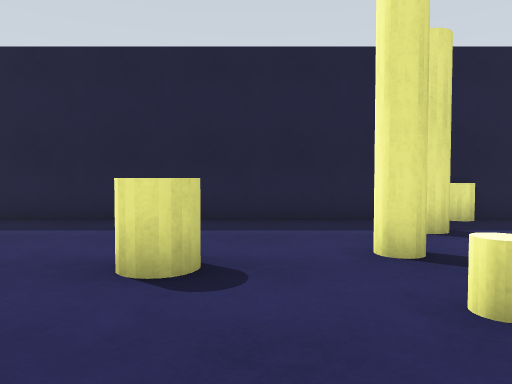
View 1 (above)

22 first-person views from a walk through a robot-simulator world made for Gazebo. The camera is 0.94 m above the floor, tilts 2° down and sees 70° across. The floor is counted in squares, 1 m on a side. Each view is taken from the middle of a square. On the plan, view 1 faces up. The plan holds only what a view shows up to about 13 squares ahead; the rest is blank. The place goes on beyond the plan.

View 2
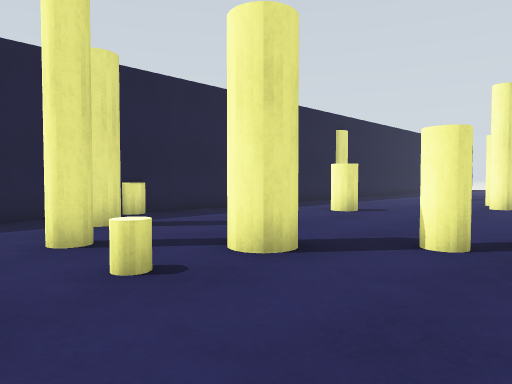

View 3
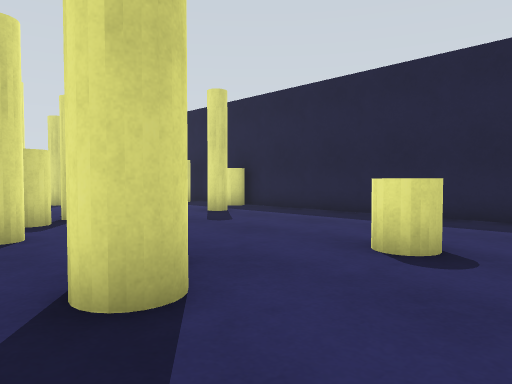

View 4
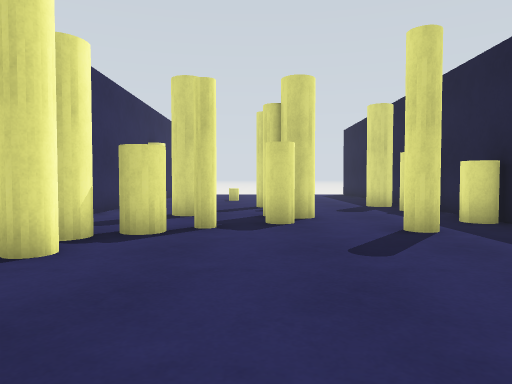

View 5
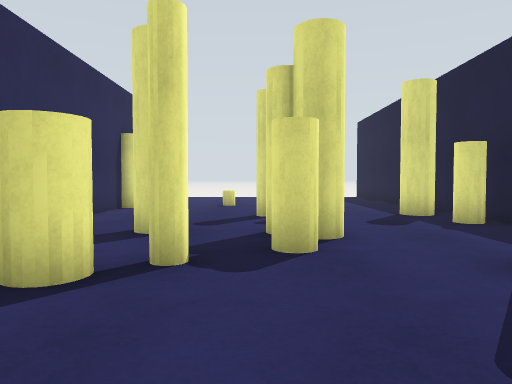

View 6
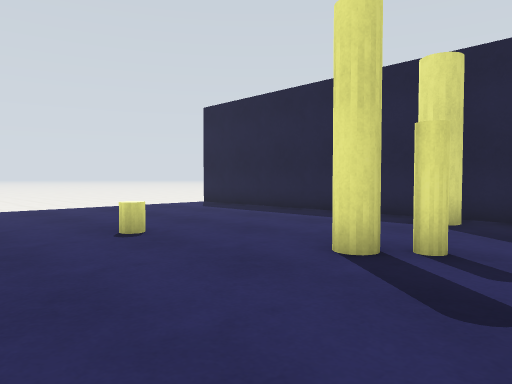

View 7
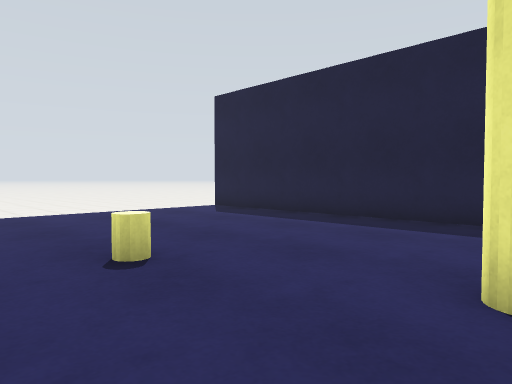

View 8
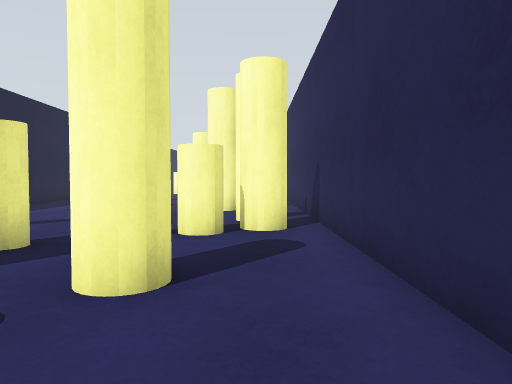

View 9
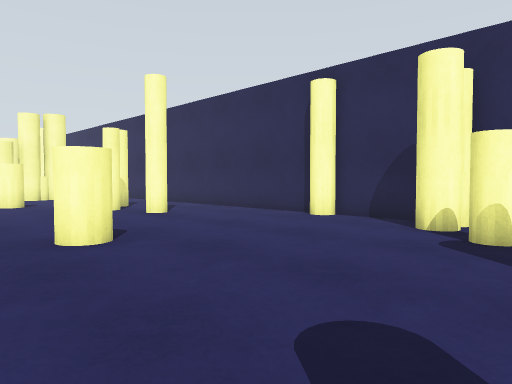

View 10
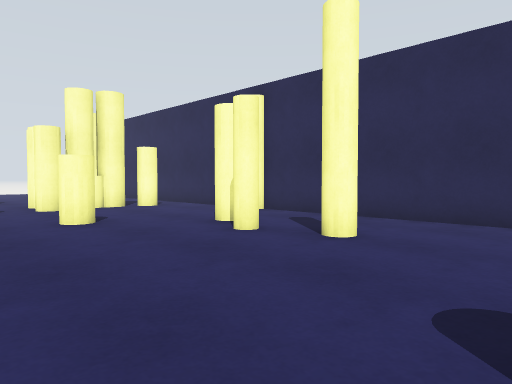

View 11
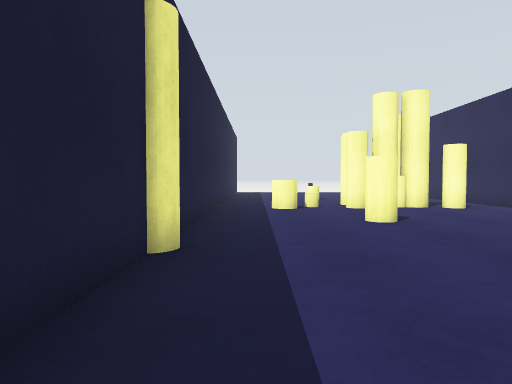

View 12
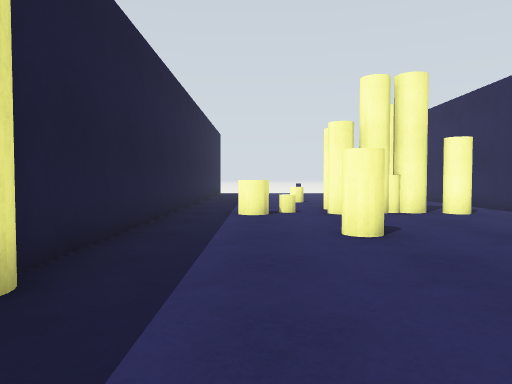

View 13
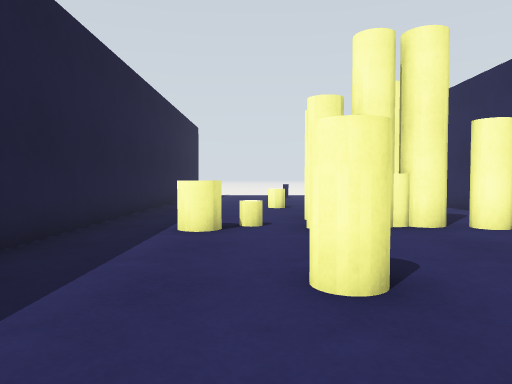

View 14
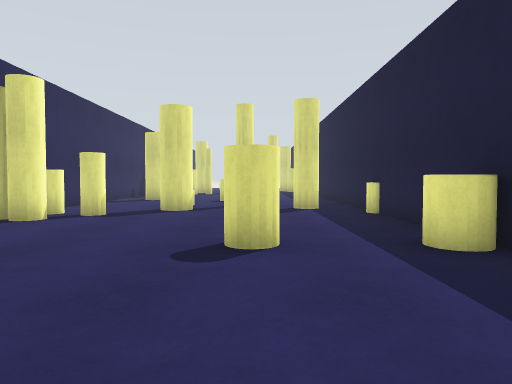

View 15
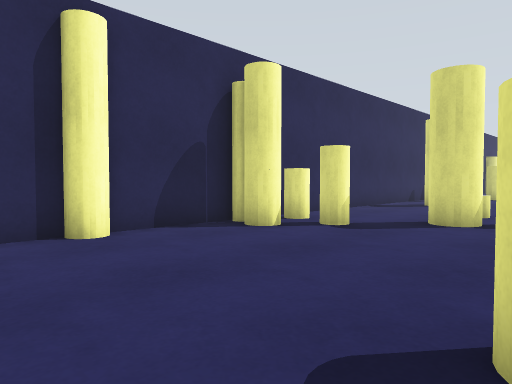

View 16
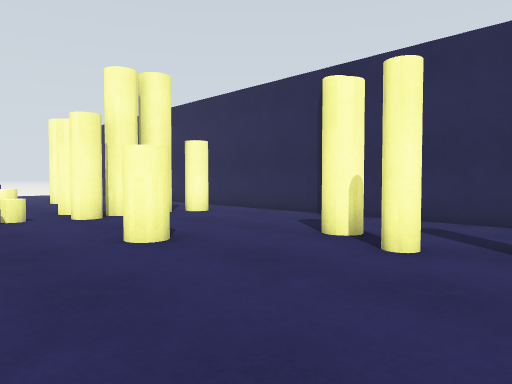

View 17
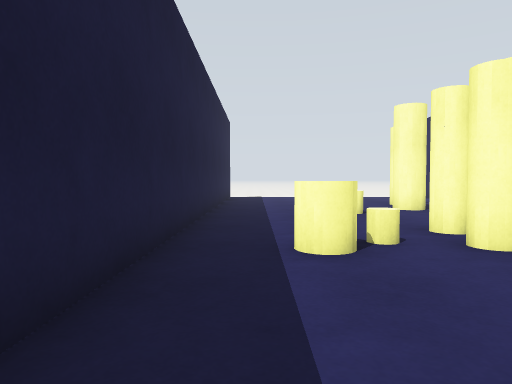

View 18
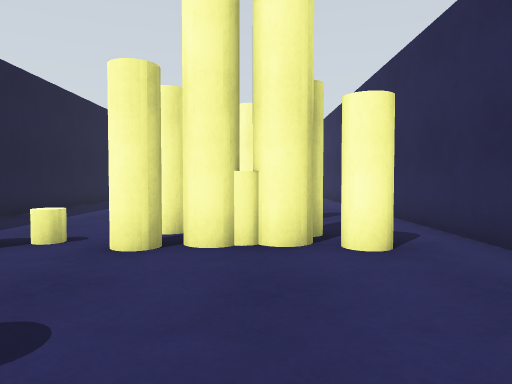

View 19
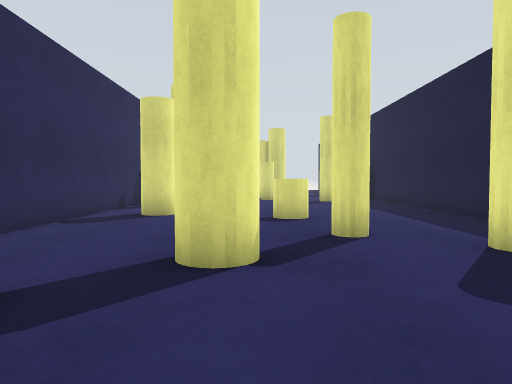

View 20
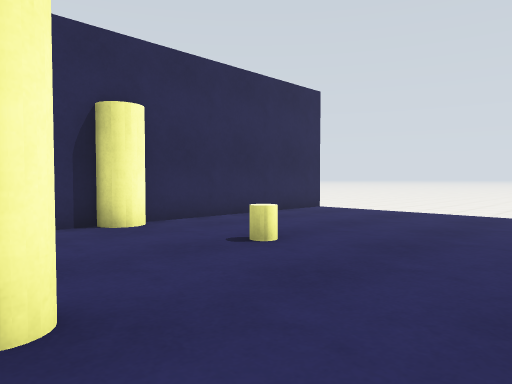

View 21
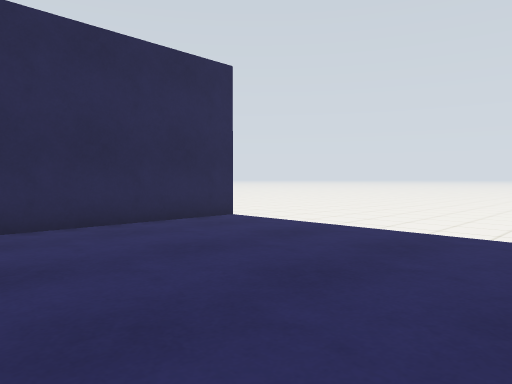

View 22
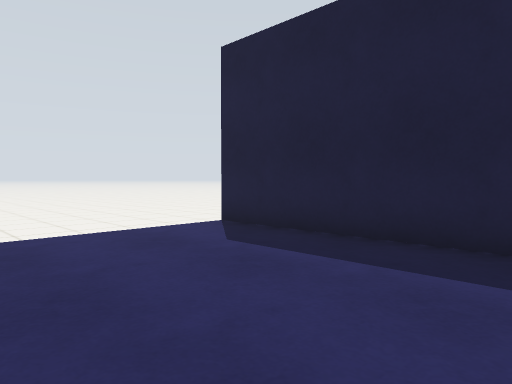

### Floor plan
Points are (right, up) in squares from view 1. A wall is a line through its corners. A room is listed if a view was taken in it or the views show most of it. See-through windows are left out.
Room 1 (views 1, 2, 3, 4, 5, 6, 7, 8, 9, 10, 11, 12, 13, 14, 15, 16, 17, 18, 19, 20, 21, 22)
walls: (6.5, -1.4) (17.2, -1.4); (9.6, 8.4) (-23.5, 8.4); (-15.2, -1.4) (4.4, -1.4); (18.8, -1.4) (26.5, -1.4); (-23.5, -1.4) (-17.6, -1.4); (26.5, 8.4) (11.9, 8.4)
ways out: opening at (-24.5, -2)
objects: yellow cylinder (-17, -2) to (-16, -1); yellow cylinder (-17, 2); yellow pole (-14, 3) to (-13, 3); yellow pole (-14, 7) to (-14, 8); yellow pole (-13, 4); yellow cylinder (-12, 8); yellow pole (-11, 1) to (-10, 1); yellow pole (-11, 3) to (-10, 3); yellow pole (-10, 4); yellow cylinder (-9, 3) to (-9, 4); yellow cylinder (-9, 8); yellow cylinder (-8, 1) to (-7, 1); yellow pole (-8, 2); yellow pole (-8, 6); yellow cylinder (-7, 0); yellow pole (-6, 0); yellow cylinder (-3, 1) to (-2, 1); yellow cylinder (-2, 0); yellow cylinder (-1, 4); yellow cylinder (2, 3); yellow pole (2, 5); yellow cylinder (3, 2) to (4, 3); yellow pole (3, 6) to (3, 7); yellow cylinder (5, -1); yellow cylinder (5, 0) to (5, 1); yellow cylinder (5, 8) to (5, 9); yellow pole (6, -1); yellow pole (6, 0); yellow pole (10, -1); yellow cylinder (10, 5); yellow cylinder (10, 8); yellow pole (13, 2); yellow pole (15, 2); yellow pole (15, 8) to (15, 9); yellow cylinder (16, 1) to (17, 1); yellow pole (18, -2) to (18, -1); yellow cylinder (18, 4); yellow cylinder (22, 0) to (22, 1); yellow pole (22, 2); yellow cylinder (22, 3) to (22, 4); yellow cylinder (22, 5); yellow cylinder (22, 6); yellow pole (23, 1); yellow pole (23, 3); yellow cylinder (24, 3) to (24, 4); yellow pole (25, 1)

Positions as (right, up) in squares from view 1, and headings:
1: (0, 0), facing up
2: (0, -1), facing up-right
3: (1, -1), facing up-left
4: (-1, 3), facing left
5: (-4, 3), facing left
6: (-11, -1), facing up-left
7: (-13, 0), facing up-left
8: (-14, 0), facing right
9: (4, 7), facing down-right
10: (10, 7), facing down-right
11: (10, 7), facing right
12: (12, 6), facing right
13: (15, 5), facing right
14: (15, 5), facing left
15: (12, 5), facing down-left
16: (13, 7), facing down-right
17: (17, 7), facing right
18: (17, 2), facing right
19: (8, 3), facing left
20: (-13, 6), facing down-left
21: (-17, 6), facing down-left
22: (-17, 3), facing up-left
